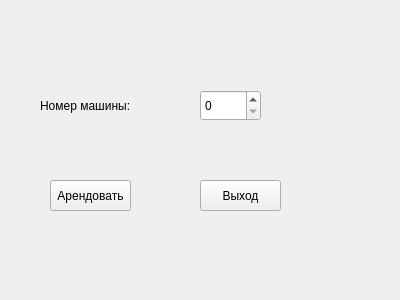
<?xml version="1.0" encoding="UTF-8"?>
<ui version="4.0">
 <class>BikeRent</class>
 <widget class="QWidget" name="BikeRent">
  <property name="geometry">
   <rect>
    <x>0</x>
    <y>0</y>
    <width>400</width>
    <height>300</height>
   </rect>
  </property>
  <property name="windowTitle">
   <string>Form</string>
  </property>
  <widget class="QPushButton" name="pushButton">
   <property name="geometry">
    <rect>
     <x>50</x>
     <y>180</y>
     <width>81</width>
     <height>31</height>
    </rect>
   </property>
   <property name="text">
    <string>Арендовать</string>
   </property>
  </widget>
  <widget class="QPushButton" name="pushButton_2">
   <property name="geometry">
    <rect>
     <x>200</x>
     <y>180</y>
     <width>81</width>
     <height>31</height>
    </rect>
   </property>
   <property name="text">
    <string>Выход</string>
   </property>
  </widget>
  <widget class="QLabel" name="label">
   <property name="geometry">
    <rect>
     <x>40</x>
     <y>90</y>
     <width>111</width>
     <height>31</height>
    </rect>
   </property>
   <property name="text">
    <string>Номер машины:</string>
   </property>
  </widget>
  <widget class="QSpinBox" name="spinBox">
   <property name="geometry">
    <rect>
     <x>200</x>
     <y>90</y>
     <width>61</width>
     <height>31</height>
    </rect>
   </property>
  </widget>
 </widget>
 <resources/>
 <connections/>
</ui>
